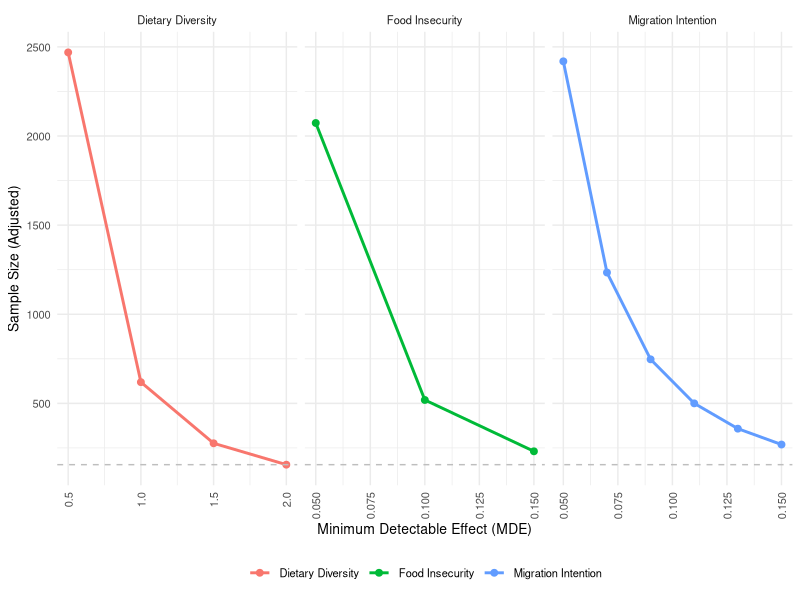
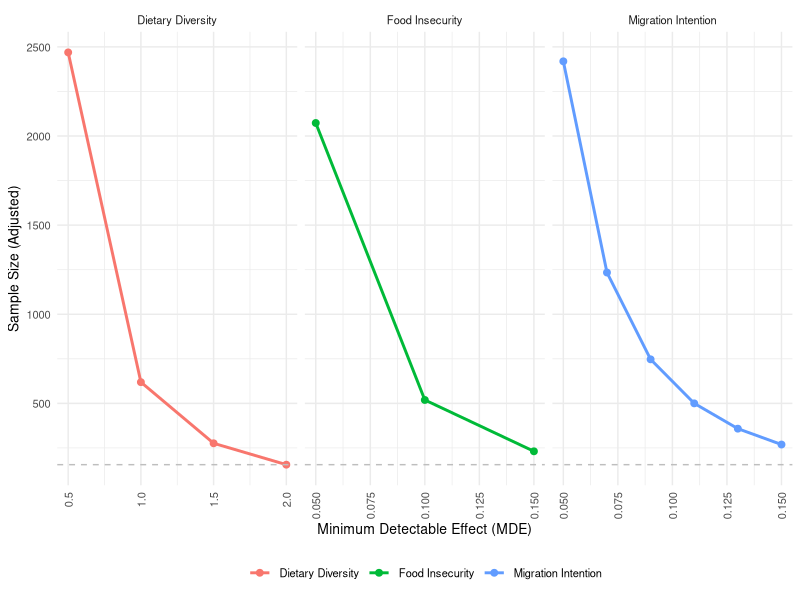

These figures' R source, in order:
# Load necessary libraries
library(pwr)
library(ggplot2)
library(dplyr)

# Function to calculate binary outcome sample size
binary_sample_size <- function(p1, p2, alpha, power, r2, oversample) {
  delta <- abs(p1 - p2)
  tryCatch({
    n_unadj <- pwr.2p.test(h = delta / sqrt(p1 * (1 - p1)), sig.level = alpha, power = power)$n
    n_adj <- n_unadj / (1 - r2) # Adjust for covariates
    n_total <- n_adj * (1 + oversample) # Oversample
    return(ceiling(n_total))
  }, error = function(e) {
    return(NA) # Return NA if calculation fails
  })
}

# Function to calculate continuous outcome sample size
continuous_sample_size <- function(sd, mde, alpha, power, r2, oversample) {
  tryCatch({
    n_unadj <- pwr.t.test(d = mde / sd, sig.level = alpha, power = power)$n
    n_adj <- n_unadj / (1 - r2) # Adjust for covariates
    n_total <- n_adj * (1 + oversample) # Oversample
    return(ceiling(n_total))
  }, error = function(e) {
    return(NA) # Return NA if calculation fails
  })
}

# Study Parameters
alpha <- 0.05
power <- 0.8
oversample <- 0.1
r2_values <- list(migration = 0.3, food_insecurity = 0.2, dietary_diversity = 0.3)

# MDE ranges
migration_mdes <- seq(0.05, 0.15, by = 0.02)
food_insecurity_mdes <- seq(0.05, 0.15, by = 0.05)
dietary_diversity_mdes <- seq(0.5, 2, by = 0.5)

# Recommended sampling values (for vertical lines in plots)
migration_recommended <- 0.06
food_insecurity_recommended <- 0.1
dietary_diversity_recommended <- 1

# Baseline values
migration_base <- 0.43
food_insecurity_base <- 0.4
dietary_diversity_sd <- 5

# Gender-specific baseline values
female_headed_households <- 0.35 # Proportion of female-headed households
male_headed_households <- 0.65   # Proportion of male-headed households

# Ethnic group-specific baseline values
indigenous_households <- 0.15  # Proportion of indigenous households
non_indigenous_households <- 0.85 # Proportion of non-indigenous households

# Fragility typology-specific proportions
fragility_proportions <- list(
  high_conflict = 0.3,
  high_non_conflict = 0.2,
  low_conflict = 0.3,
  low_non_conflict = 0.2
)

# Calculate sample sizes for each outcome
migration_sample_sizes <- sapply(migration_mdes, function(mde) 
  binary_sample_size(migration_base, migration_base + mde, alpha, power, r2_values$migration, oversample))

food_insecurity_sample_sizes <- sapply(food_insecurity_mdes, function(mde) 
  binary_sample_size(food_insecurity_base, food_insecurity_base + mde, alpha, power, r2_values$food_insecurity, oversample))

dietary_diversity_sample_sizes <- sapply(dietary_diversity_mdes, function(mde) 
  continuous_sample_size(dietary_diversity_sd, mde, alpha, power, r2_values$dietary_diversity, oversample))

# Combine results into a data frame
results <- data.frame(
  Outcome = c(rep("Migration Intention", length(migration_mdes)),
              rep("Food Insecurity", length(food_insecurity_mdes)),
              rep("Dietary Diversity", length(dietary_diversity_mdes))),
  MDE = c(migration_mdes, food_insecurity_mdes, dietary_diversity_mdes),
  SampleSize = c(migration_sample_sizes, food_insecurity_sample_sizes, dietary_diversity_sample_sizes)
)

# Adjust sample sizes for gender, ethnic, and fragility strata
results_gender_ethnic_fragility <- results %>%
  mutate(
    Female_SampleSize = SampleSize * female_headed_households,
    Male_SampleSize = SampleSize * male_headed_households,
    Indigenous_SampleSize = SampleSize * indigenous_households,
    Non_Indigenous_SampleSize = SampleSize * non_indigenous_households,
    High_Conflict_SampleSize = SampleSize * fragility_proportions$high_conflict,
    High_Non_Conflict_SampleSize = SampleSize * fragility_proportions$high_non_conflict,
    Low_Conflict_SampleSize = SampleSize * fragility_proportions$low_conflict,
    Low_Non_Conflict_SampleSize = SampleSize * fragility_proportions$low_non_conflict
  )

# Visualization
ggplot(results, aes(x = MDE, y = SampleSize, color = Outcome)) +
  geom_line(size = 1) +
  geom_point(size = 2) +
  facet_wrap(~ Outcome, scales = "free_x", ncol = 3) +
  theme_minimal() +
  theme(legend.position = "bottom", text = element_text(size = 10)) +
  geom_hline(aes(yintercept = min(SampleSize, na.rm = TRUE)), linetype = "dashed", color = "gray") +
  #geom_vline(data = data.frame(Outcome = c("Migration Intention", "Food Insecurity", "Dietary Diversity"), 
  #                             Recommended = c(migration_recommended, food_insecurity_recommended,   dietary_diversity_recommended)), 
#             aes(xintercept = Recommended), linetype = "dotted", color = "blue") +
  labs(x = "Minimum Detectable Effect (MDE)", y = "Sample Size (Adjusted)", color = NULL)+
  theme(axis.text.x = element_text(angle = 90, vjust = 0.5, hjust=1))

ggsave("WB_Sampling.png",width = 6, height = 4, dpi = 300, units = "in", device='png')

# Combined total sample size
combined_sample_size <- sum(c(migration_sample_sizes, food_insecurity_sample_sizes, dietary_diversity_sample_sizes), na.rm = TRUE)

# Summary Table
summary_table <- results_gender_ethnic_fragility %>%
  group_by(Outcome) %>%
  summarise(
    Min_SampleSize = min(SampleSize, na.rm = TRUE),
    Max_SampleSize = max(SampleSize, na.rm = TRUE),
    Total_SampleSize = sum(SampleSize, na.rm = TRUE),
    Female_SampleSize = sum(Female_SampleSize, na.rm = TRUE),
    Male_SampleSize = sum(Male_SampleSize, na.rm = TRUE),
    Indigenous_SampleSize = sum(Indigenous_SampleSize, na.rm = TRUE),
    Non_Indigenous_SampleSize = sum(Non_Indigenous_SampleSize, na.rm = TRUE),
    High_Conflict_SampleSize = sum(High_Conflict_SampleSize, na.rm = TRUE),
    High_Non_Conflict_SampleSize = sum(High_Non_Conflict_SampleSize, na.rm = TRUE),
    Low_Conflict_SampleSize = sum(Low_Conflict_SampleSize, na.rm = TRUE),
    Low_Non_Conflict_SampleSize = sum(Low_Non_Conflict_SampleSize, na.rm = TRUE),
    Recommended_MDE = if_else(Outcome == "Migration Intention", migration_recommended,
                              if_else(Outcome == "Food Insecurity", food_insecurity_recommended, dietary_diversity_recommended))
  )

# Output combined sample size and summary table
list(
  Combined_Total_Sample_Size = combined_sample_size,
  Summary_Table = summary_table
)
